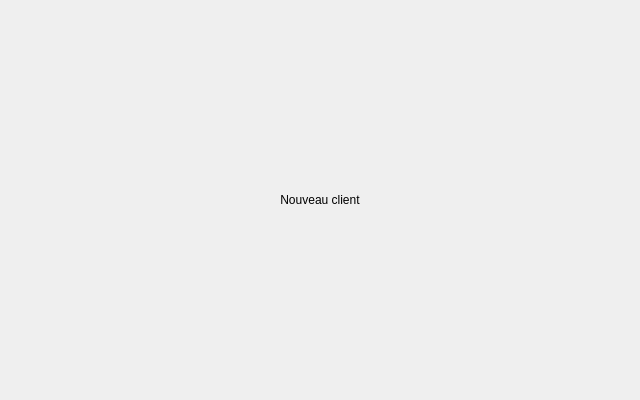
<?xml version="1.0" encoding="UTF-8"?>
<ui version="4.0">
 <class>Form</class>
 <widget class="QWidget" name="Form">
  <property name="styleSheet">
   <string notr="true">/* ==== AUTO-SYNCED QSS START (managed by theme/sync_qss.py) ==== */
/* ===================================================================== *
 * AZENZ - Global base style sheet                                       *
 * Single source of truth for all windows.                               *
 * Class-based for QFrame/QLabel; element-level for shared controls.     *
 * ===================================================================== */

#Background {
    background-color: #F8F9FB;
}

/* ===================================================================== *
 * Labels - class based (no global QLabel rule)                          *
 * ===================================================================== */
QLabel[class="label"] {
    color: #333333;
    border: none;
    background-color: transparent;
    font-family: "Inter", "Tajawal";
    font-size: 13px;
    font-weight: 500;
}

QLabel[class="field-label"] {
    color: #434655;
    background: transparent;
    border: none;
    font-family: "Inter", "Tajawal";
    font-size: 11px;
    font-weight: 600;
    text-transform: uppercase;
}

QLabel[class="title"] {
    color: #191c1e;
    background: transparent;
    border: none;
    font-family: "Inter", "Tajawal";
    font-size: 28px;
    font-weight: 700;
}

QLabel[class="subtitle"] {
    color: #6b7280;
    background: transparent;
    border: none;
    font-family: "Inter", "Tajawal";
    font-size: 14px;
    font-weight: 400;
}

QLabel[class="label-muted"] {
    color: rgb(154, 153, 150);
    background: transparent;
    border: none;
    font-family: "Inter", "Tajawal";
    font-size: 12px;
    font-weight: 400;
}

QLabel[class="section-title"] {
    color: #191c1e;
    background: transparent;
    border: none;
    font-family: "Inter", "Tajawal";
    font-size: 18px;
    font-weight: 600;
}

QLabel[class="separator"] {
    background-color: rgba(195, 197, 216, 0.5);
    border: none;
    height: 1px;
}

QLabel[class="separator-dashed"] {
    background-color: transparent;
    border-top: 1px dashed #d9dde7;
    min-height: 1px;
    max-height: 1px;
}

/* QLineEdit has Icon */
QLineEdit[class="icon-lineedit"] {
    background-color: #ffffff;
    border: 2px solid #e0e0e0;
    border-radius: 6px;
    padding: 6px;
    color: #333333;
    
    selection-background-color: #0051df; 
    selection-color: #ffffff;
}

QLineEdit[class="icon-lineedit"]:hover {
    border: 2px solid #b3b3b3;
}

QLineEdit[class="icon-lineedit"]:focus {
    border: 2px solid #0051df;
    background-color: #fbfcff;
}

QLineEdit[class="icon-lineedit"]:disabled {
    background-color: #f5f5f5;
    color: #a0a0a0;
    border: 2px solid #e8e8e8;
}

QLineEdit[class="icon-lineedit"][readOnly="true"] {
    background-color: #fafafa;
    color: #666666;
    border: 2px dashed #cccccc;
}

/* QLineEdit */
QLineEdit {
    background-color: #ffffff;
    border: 2px solid #e0e0e0;
    border-radius: 6px;
    padding: 6px 12px;
    font-size: 13px;
    font-weight: 500;
    font-family: "Inter";
    color: #333333;
    
    selection-background-color: #0051df; 
    selection-color: #ffffff;
}

QLineEdit:hover {
    border: 2px solid #b3b3b3;
}

QLineEdit:focus {
    border: 2px solid #0051df;
    background-color: #fbfcff;
}

QLineEdit:disabled {
    background-color: #f5f5f5;
    color: #a0a0a0;
    border: 2px solid #e8e8e8;
}

QLineEdit[readOnly="true"] {
    background-color: #fafafa;
    color: #666666;
    border: 2px dashed #cccccc;
}


/* ===================================================================== *
 * QPushButton (login)                                                   *
 * ===================================================================== */
/* Primary QPushButton Style */
QPushButton[class="primary"] {
    background-color: #0051df;
    color: #ffffff;
    border: none;
    border-radius: 8px;
    padding: 10px 16px;
    font-size: 12px;
    font-weight: 500;
    font-family: "Inter", "Tajawal";
}

QPushButton[class="primary"]:hover {
    background-color: rgba(0, 81, 223, 230); 
}

QPushButton[class="primary"]:pressed {
    background-color: rgba(0, 81, 223, 204);
}

QPushButton[class="primary"]:focus {
    border: 2px solid #00174d;
}


/* Outlined QPushButton Style */
QPushButton[class="outlined"] {
    background-color: #ffffff;
    color: #434655;
    border: 1px solid #c3c5d8;
    border-radius: 8px;
    padding: 10px 16px;
    font-size: 12px;
    font-weight: 500;
    font-family: "Inter", "Tajawal";
}    

QPushButton[class="outlined"]:hover {
    background-color: #f3f4f6;
}    

QPushButton[class="outlined"]:pressed {
    background-color: #edeef0;
}    

QPushButton[class="outlined"]:focus {
    border: 2px solid rgba(0, 81, 223, 51);
}    


/* CardToolButton */
QToolButton[class="card-button"] {
    color: #000;
    padding: 15px;
    padding-top: 20px;
    background-color: #f8f9fa;
    border: 1px solid #eaebf0;
    border-radius: 12px;
}

QToolButton[class="card-button"]:hover {
    background-color: #f3f4f6;
    border: 1px solid hsl(218, 100%, 55%);
}

QToolButton[class="card-button"]:pressed {
    background-color: #e5e7eb;
}

/* SidebarToolButton */
QToolButton[class="sidebar-button"] {
    background-color: transparent;
    color: #4b5563;
    border: none;
    border-left: 4px solid transparent; 
    padding: 12px 16px;
    spacing: 18px;
    
    text-align: left;
    font-size: 15px;
    font-weight: 500;
    font-family: "Inter";
}    

QToolButton[class="sidebar-button"]:checked {
    background-color: #d0e1fb;
    color: #0051df;
    border-left: 4px solid #0051df; 
    border-top-right-radius: 8px;
    border-bottom-right-radius: 8px;
    border-top-left-radius: 0px;
    border-bottom-left-radius: 0px;
}    

QToolButton[class="sidebar-button"]:unchecked:hover {
    background-color: #f3f4f6;
    border-top-right-radius: 8px;
    border-bottom-right-radius: 8px;
}    


QToolButton[class="icon-button"] {
    background-color: transparent;
    border: none;
    border-radius: 21px;
    padding: 8px;
}    

QToolButton[class="icon-button"]:hover {
    background-color: #f3f4f6;
}    

QToolButton[class="icon-button"]:pressed {
    background-color: #e5e7eb;
}    


/* LoginErrorLabel */
QLabel#LoginErrorLabel {
    background-color: #f8d7da;
    border: 1px solid #c9302c;
    border-radius: 10px;
    padding: 10px;
    padding-left: 15px;
	color: #721c24;	
	image: url(:/icons/icons/warning.svg);
	image-position: left;
}    


/* ComboBox Box */
QComboBox {
    background-color: #ffffff;
    border: 2px solid #e0e0e0;
    border-radius: 6px;
    padding: 6px 12px;
    font-family: "Inter";
    font-size: 13px;
    font-weight: 500;
    color: #333333;
    min-width: 60px;
}

QComboBox:hover {
    border: 2px solid #b3b3b3;
}

QComboBox:focus {
    border: 2px solid #0051df;
    background-color: #fbfcff;
}

QComboBox::drop-down {
    border: 6px;
}

QComboBox QAbstractItemView {
    background-color: #ffffff;
    border: 1px solid #eaebf0;
    border-radius: 0px;
    box-shadow: none;
    padding: 4px;
    font-family: "Inter";
    font-size: 13px;
    font-weight: 500;
    color: #333333;
    
    selection-background-color: #0051df;
    selection-color: #ffffff;
}

QComboBox QAbstractItemView::item {
    padding: 8px 12px;
    border-radius: 4px;
    color: #4b5563;
    min-height: 24px;
}

QComboBox QAbstractItemView::item:hover {
    background-color: #f3f4f6;
    color: #0051df;
}

/* 4. The Arrow Icon itself */
QComboBox::down-arrow {
    image: url(:/icons/icons/down_arrow.svg);
}


/* LoginFrame */
QFrame#LoginFrame {
    background-color: #ffffff;
    border: 1px solid #babcca; 
    border-radius: 12px; 
}    

QMainWindow#LoginWindow {
    background-color: rgb(255, 255, 255);
    border-image: url(:/images/images/Corporate background.png) 0 0 0 0 stretch stretch;
    background-repeat: no-repeat;
}


/* ===================================================================== *
 * Frames - class based (no global QFrame rule)                          *
 * ===================================================================== */
QFrame[class="card"] {
    background-color: #ffffff;
    border: 2px solid #e2e3e8; /* Soft gray border */
    border-radius: 12px;
}

QFrame[class="header"] {
    background-color: #f8fafc;       /* Very light slate/blue-gray tint */
    border-top-left-radius: 8px;     /* Round only the top corners */
    border-top-right-radius: 8px;
    border-bottom-left-radius: 0px;
    border-bottom-right-radius: 0px;
    border-bottom: 1px solid #e2e8f0; /* Subtle bottom separator line */
}

QFrame[class="gframe"] {
    background-color: transparent;   /* Blends seamlessly into sidebar background */
    border: none;
    
    padding-left: 0px;              /* Indents child elements like modern web apps */
    margin-top: 2px;
    margin-bottom: 4px;
}

/* Bar Frames */
QFrame#SidebarFrame, QFrame#FootSidebarFrame {
	border-right: 1px solid #d0d0d0;
    background-color: #f7f7f7;
}

QFrame#FootSidebarFrame {
    border-top: 1px solid #d0d0d0;
}

QFrame#TopBarFrame {
    border-bottom: 1px solid #d0d0d0;
}


/* ===================================================================== *
 * Summary / stat cards - unified class based set                        *
 * ===================================================================== */
QFrame[class="summary-card"] {
    background-color: #ffffff;
    border: 1px solid #eaebf0;
    border-radius: 12px;
}

QFrame[class="summary-card-inner"] {
    background-color: #f8fafc;
    border: 1px solid #e1e4ea;
    border-radius: 8px;
}

QLabel[class="summary-title"] {
    color: #434655;
    background: transparent;
    border: none;
    font-family: "Inter", "Tajawal";
    font-size: 12px;
    font-weight: 600;
}

QLabel[class="summary-value"] {
    color: #111827;
    background: transparent;
    border: none;
    font-family: "Inter", "Tajawal";
    font-size: 24px;
    font-weight: 700;
}

QLabel[class="summary-value-primary"] {
    color: #0051df;
    background: transparent;
    border: none;
    font-family: "Inter", "Tajawal";
    font-size: 24px;
    font-weight: 700;
}

QLabel[class="summary-value-danger"] {
    color: #dc2626;
    background: transparent;
    border: none;
    font-family: "Inter", "Tajawal";
    font-size: 24px;
    font-weight: 700;
}

QLabel[class="summary-label"] {
    color: #1f2937;
    background: transparent;
    border: none;
    font-family: "Inter", "Tajawal";
    font-size: 17px;
    font-weight: 500;
}

QLabel[class="summary-total"] {
    color: #020617;
    background: transparent;
    border: none;
    font-family: "Inter", "Tajawal";
    font-size: 22px;
    font-weight: 800;
}

QLabel[class="summary-total-value"] {
    color: #0051df;
    background: transparent;
    border: none;
    font-family: "Inter", "Tajawal";
    font-size: 28px;
    font-weight: 800;
}


/* ===================================================================== *
 * Data tables                                                           *
 * ===================================================================== */
QTableWidget {
    background-color: #ffffff;
    border: 1px solid #eaebf0;
    border-radius: 8px;
    color: #333333;
    font-size: 13px;
    gridline-color: transparent; /* We will use item borders instead of harsh gridlines */
    outline: none;               /* Removes the dotted focus ring around selected cells */
}

QHeaderView::section:horizontal {
    background-color: #f8f9fa;   /* Light gray header background */
    color: #4b5563;              /* Muted text color */
    font-weight: 600;
    border: none;
    border-bottom: 1px solid #eaebf0; /* Separates header from data */
    padding: 8px 12px;
    alignment: left;
}

QHeaderView::section:vertical {
    background-color: #f8f9fa;
    color: #4b5563;
    border: none;
    border-right: 1px solid #eaebf0;
    padding: 4px;
}

QTableWidget::item {
    padding: 4px 12px;
    border-bottom: 1px solid #f3f4f6; /* Creates soft, horizontal row dividers */
}

QTableWidget::item:hover {
    background-color: #f8f9fa;
}

QTableWidget::item:selected {
    background-color: #eff4ff;   /* Very pale blue background */
    color: #0051df;              /* Your primary blue for text */
}

QTableCornerButton::section {
    background-color: #f8f9fa;
    border: none;
    border-bottom: 1px solid #eaebf0;
    border-right: 1px solid #eaebf0;
}


/* ===================================================================== *
 * Tool buttons                                                          *
 * ===================================================================== */
QToolButton[class="primary"] {
    background-color: #2563eb; /* Vibrant primary blue */
    color: #ffffff;            /* Pure white text */
    border: none;
    border-radius: 6px;
    padding: 8px 16px;
    font-size: 13px;
    font-weight: 600;          /* Slightly bolder font to stand out */
}

QToolButton[class="primary"]:hover {
    background-color: #1d4ed8; /* Slightly darker blue on hover for feedback */
}

QToolButton[class="primary"]:pressed {
    background-color: #1e40af; /* Deep blue when actively clicked */
}

QToolButton[class="primary"]:disabled {
    background-color: #93c5fd; /* Faded, washed-out blue */
    color: #f8fafc;            /* Slightly dimmed white text */
}

QToolButton[class="secondary"] {
    background-color: transparent; /* Soft gray background */
    color: #374151;            /* Dark slate gray text */
    border: none;
    border-radius: 6px;
    padding: 6px 14px;
    font-size: 13px;
    font-weight: 500;
}

QToolButton[class="secondary"]:hover {
    background-color: #e5e7eb; /* Slightly darker gray on hover */
    color: #111827;            /* Almost black text on hover */
}

QToolButton[class="secondary"]:pressed {
    background-color: #d1d5db; /* Noticeable press state */
}

QToolButton[class="secondary-danger"] {
    background-color: transparent; /* Ghost button by default */
    color: #4b5563;                /* Muted gray text */
    border: none;
    border-radius: 6px;
    padding: 6px 14px;
    font-size: 13px;
    font-weight: 500;
}

QToolButton[class="secondary-danger"]:hover {
    background-color: #fef2f2;     /* Faint warning red background */
    color: #dc2626;                /* Strong red text */
}

QToolButton[class="secondary-danger"]:pressed {
    background-color: #fee2e2;     /* Slightly deeper red background */
    color: #b91c1c;                /* Darker red text */
}


/* ===================================================================== *
 * Date / time edits                                                     *
 * ===================================================================== */
QDateEdit {
    background-color: #ffffff;
    border: 2px solid #e0e0e0;       /* Matches your QComboBox */
    border-radius: 6px;
    padding: 6px 12px;
    font-size: 14px;
    color: #333333;
    min-width: 110px;
}

QDateEdit:hover {
    border: 2px solid #b3b3b3;       /* Slightly darker on hover */
}

QDateEdit:focus {
    border: 2px solid #2563eb;       /* Primary blue border when typing */
    background-color: #fbfcff;       /* Very faint blue tint */
}

QDateEdit::drop-down {
    subcontrol-origin: padding;
    subcontrol-position: top right;
    width: 32px;
    border-left: none;               /* Seamless look */
    border-top-right-radius: 6px;
    border-bottom-right-radius: 6px;
}

QDateEdit::down-arrow {
    image: url(":/icons/icons/Gcalendar.svg"); /* Pro-tip: Use a calendar icon instead of an arrow */
    width: 16px;
    height: 16px;
}


/* ===================================================================== *
 * Sidebar group toggles + tabs                                          *
 * ===================================================================== */
QToolButton[class="sidebar-gbutton"] {
    background-color: #f3f4f6;       /* Soft light-gray background */
    color: #4b5563;                  /* Muted slate text color */
    border: none;
    border-radius: 6px;
    font-size: 13px;
    font-weight: 600;                /* Semi-bold for category titles */
    padding: 8px 14px;
    text-align: left;                /* Keeps icon and text left-aligned */
}

QToolButton[class="sidebar-gbutton"]:hover {
    background-color: #e5e7eb;       /* Darker gray feedback on hover */
    color: #111827;                  /* High contrast text on hover */
}

QToolButton[class="sidebar-gbutton"][expanded="true"] {
    background-color: #eff4ff;       /* Soft tint of your primary blue */
    color: #0051df;                  /* Text turns primary blue when open */
}

QTabWidget::pane {
    border: none;                     /* Removes the harsh default box */
    border-top: 1px solid #e2e8f0;    /* Creates the continuous horizontal line under the tabs */
    background: transparent;          /* Lets your main background color show through */
}

QTabBar::tab {
    background: transparent;
    color: #64748b;                   /* Muted slate-gray text */
    font-size: 13px;
    font-weight: 500;
    padding: 10px 25px;               /* Breathing room around the text */
    border-bottom: 2px solid transparent; /* Invisible border to reserve space */
    
    /* CRUCIAL TRICK: Pulls the tab down 1px so its bottom border 
       perfectly overlaps the pane's top border line */
    margin-bottom: -1px;              
}

QTabBar::tab:hover:!selected {
    color: #1e293b;                   /* Darkens the text */
    border-bottom: 2px solid #cbd5e1; /* Shows a subtle gray underline preview */
}

QTabBar::tab:selected {
    color: #2563eb;                   /* Your vibrant primary blue */
    border-bottom: 2px solid #2563eb; /* The thick blue active underline */
}

QTabBar:focus {
    outline: none;
}

Line {
	color: #e3e3e3;
}
/* ==== AUTO-SYNCED QSS END ==== */
</string>
  </property>
  <property name="geometry">
   <rect>
    <x>0</x>
    <y>0</y>
    <width>640</width>
    <height>400</height>
   </rect>
  </property>
  <property name="windowTitle">
   <string>Form</string>
  </property>
  <layout class="QVBoxLayout" name="verticalLayout">
   <item>
    <widget class="QLabel" name="TitleLabel">
     <property name="text">
      <string>Nouveau client</string>
     </property>
     <property name="alignment">
      <set>Qt::AlignCenter</set>
     </property>
    </widget>
   </item>
  </layout>
 </widget>
</ui>
